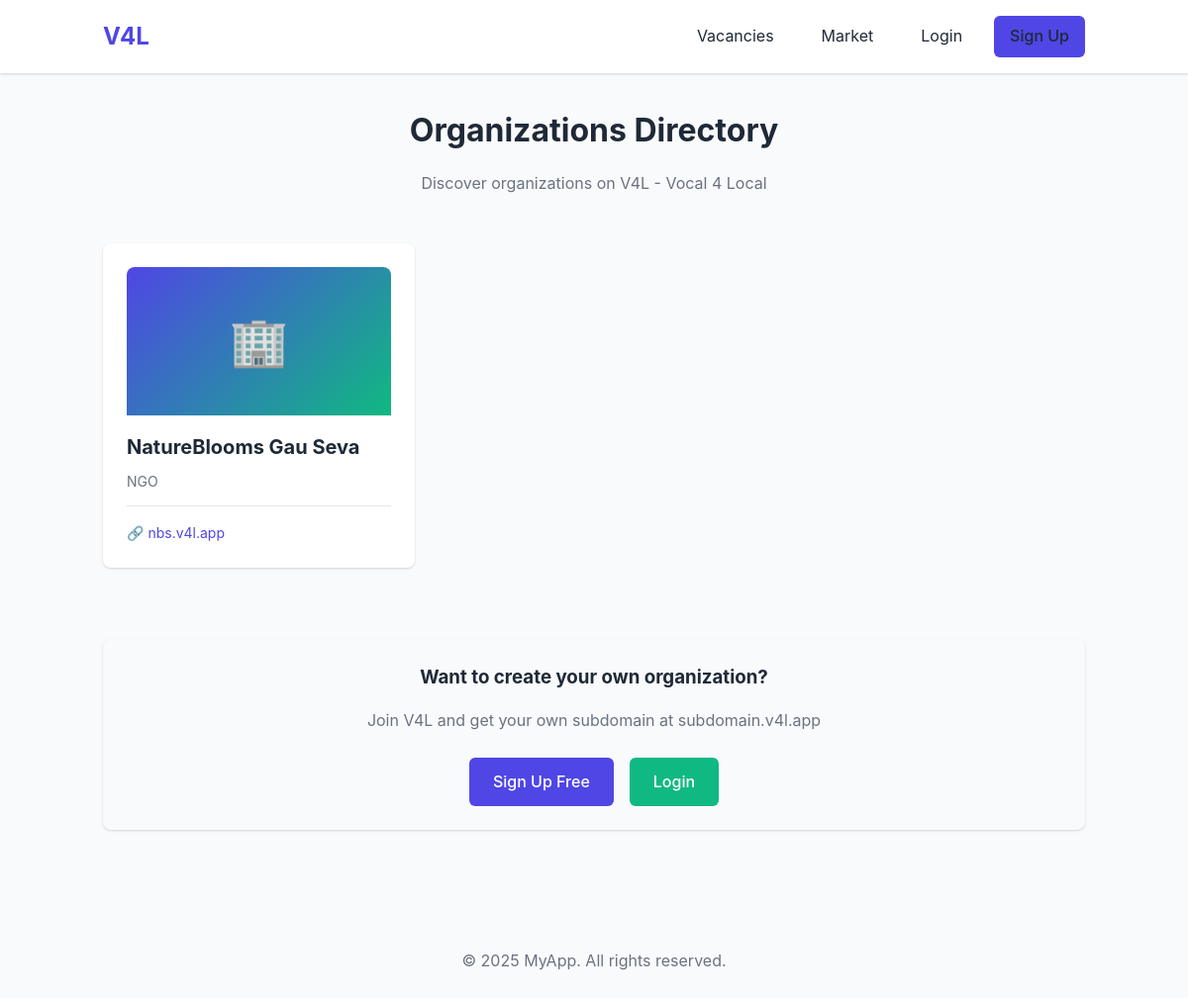
Before: /public/organizations-directory.php with the older database file.
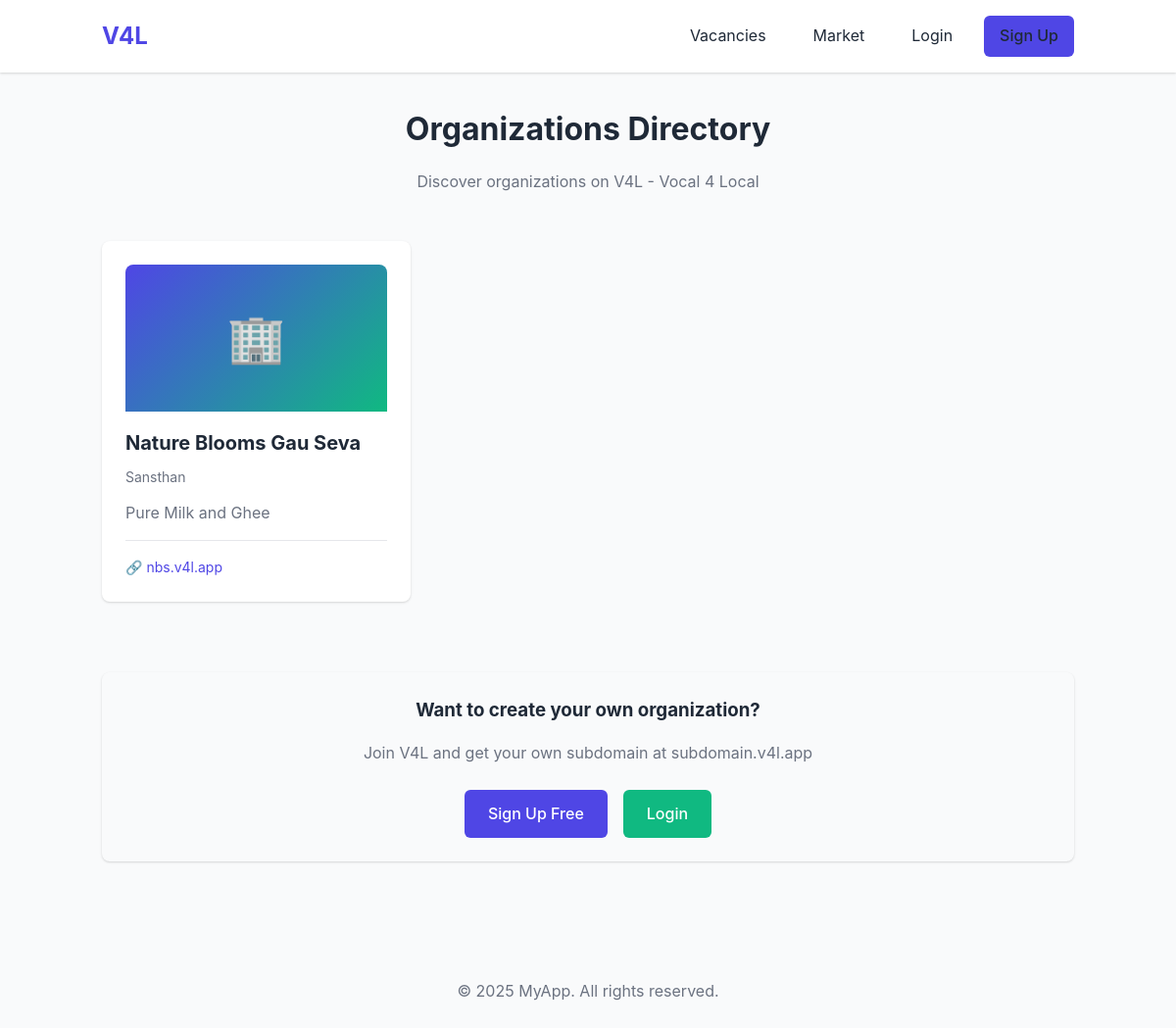
After: the same page with the newer database file.
### tables this page shows
CREATE TABLE "organizations" (
            id TEXT PRIMARY KEY,
            short_name TEXT NOT NULL,
            legal_structure TEXT,
            subdomain TEXT UNIQUE NOT NULL,
            description TEXT,
            email TEXT,
            phone TEXT,
            website TEXT,
            logo_url TEXT,
            is_active INTEGER DEFAULT 1,
            created_by TEXT NOT NULL,
            created_at TEXT DEFAULT CURRENT_TIMESTAMP,
            updated_by TEXT,
            updated_at TEXT,
            deleted_by TEXT,
            deleted_at TEXT,
            FOREIGN KEY (created_by) REFERENCES users(id) ON DELETE CASCADE
        );

### src/includes/autoload.php (called while the page is built, shortened)
<?php
spl_autoload_register(function ($class) {
    $prefix = 'App\\';
    $base_dir = __DIR__ . '/../';
    $len = strlen($prefix);
    $relative_class = substr($class, $len);
    $file = $base_dir . str_replace('\\', '/', $relative_class) . '.php';
});

### src/config/Env.php (called while the page is built, shortened)
<?php
class Env {
    private static $vars = [];
    public static function load($path = null) {
        if ($path === null) {
            $path = __DIR__ . '/../../.env';
        }
        if (!file_exists($path)) {
            return;
        }
    }
    private static function setDefaults() {
        $defaults = [
            'APP_ENV' => 'development',
            'DB_DRIVER' => 'sqlite',
            'SQLITE_DB_PATH' => 'database/app.db',
            'APP_NAME' => 'MyApp',
            'APP_DEBUG' => 'true',
            'BASE_URL' => 'http://localhost:8000',
            'SESSION_LIFETIME' => '86400',
            'SESSION_NAME' => 'myapp_session',
            'PASSWORD_MIN_LENGTH' => '6'
        ];
        foreach ($defaults as $key => $value) {
            self::$vars[$key] = $value;
        }
    }
    public static function get($key, $default = null) {
        if (isset(self::$vars[$key])) {
            return self::$vars[$key];
        }
        return $default;
    }
    public static function getDbDriver() {
        return self::get('DB_DRIVER', 'sqlite');
    }
}

### src/config/Database.php (called while the page is built, shortened)
<?php
class Database {
    private static $instance = null;
    private function __construct() {
        $this->driver = Env::getDbDriver();
    }
    private function initSQLite() {
        $dbPath = __DIR__ . '/../../' . Env::get('SQLITE_DB_PATH', 'database/app.db');
        $dbDir = dirname($dbPath);
        try {
            $this->pdo = new \PDO('sqlite:' . $dbPath);
        } catch (\PDOException $e) {
            throw new \Exception("SQLite Connection Error: " . $e->getMessage());
        }
    }
    public static function getInstance() {
        if (self::$instance === null) {
            self::$instance = new self();
        }
        return self::$instance;
    }
}

### src/classes/Auth.php (called while the page is built, shortened)
<?php
class Auth {
    public function isLoggedIn() {
        return isset($_SESSION['logged_in']) && $_SESSION['logged_in'] === true;
    }
}

### src/classes/OrganizationRepository.php (called while the page is built, shortened)
<?php
class OrganizationRepository {
    private $db;
    private $tableName = 'organizations';
    public function __construct() {
        $this->db = Database::getInstance();
    }
    public function findAllPublic($limit = 100, $offset = 0) {
        if ($this->db->getDriver() === 'sqlite') {
            $pdo = $this->db->getPdo();
            $stmt = $pdo->prepare("SELECT * FROM {$this->tableName}
                                   WHERE deleted_at IS NULL AND is_active = 1
                                   ORDER BY created_at DESC
                                   LIMIT ? OFFSET ?");
            $stmt->execute([$limit, $offset]);
            $data = $stmt->fetchAll();
            $organizations = [];
            foreach ($data as $orgData) {
                $org = new Organization($orgData);
                $organizations[] = $org->getPublicFields();
            }
            return $organizations;
        }
        return [];
    }
}

### src/classes/Organization.php (called while the page is built, shortened)
<?php
class Organization {
    private $id;
    private $short_name;
    private $legal_structure;
    private $subdomain;
    private $description;
    private $website;
    private $logo_url;
    private $is_active;
    public function hydrate($data) {
        if (isset($data['id'])) $this->id = $data['id'];
        if (isset($data['short_name'])) $this->short_name = $data['short_name'];
        if (isset($data['legal_structure'])) $this->legal_structure = $data['legal_structure'];
        if (isset($data['subdomain'])) $this->subdomain = $data['subdomain'];
        if (isset($data['description'])) $this->description = $data['description'];
        if (isset($data['website'])) $this->website = $data['website'];
        if (isset($data['is_active'])) $this->is_active = $data['is_active'];
    }
    public function getPublicFields() {
        return [
            'id' => $this->id,
            'short_name' => $this->short_name,
            'legal_structure' => $this->legal_structure,
            'subdomain' => $this->subdomain,
            'description' => $this->description,
            'website' => $this->website,
            'logo_url' => $this->logo_url,
            'is_active' => $this->is_active
        ];
    }
}

### public/organizations-directory.php (the view, shortened to what this page needs)
<?php
require_once __DIR__ . '/../src/includes/autoload.php';
$auth = new Auth();
$orgRepo = new OrganizationRepository();
$isLoggedIn = $auth->isLoggedIn();
$organizations = $orgRepo->findAllPublic(100, 0);
include __DIR__ . '/../views/header.php';
?>
<div class="py-4">
    <div style="max-width: 1200px; margin: 0 auto;">
        <div style="text-align: center; margin-bottom: 3rem;">
            <h1>Organizations Directory</h1>
            <p class="text-muted" style="margin-top: 1rem;">
                Discover organizations on V4L - Vocal 4 Local
            </p>
        </div>
        <?php if (empty($organizations)): ?>
            <div class="card" style="text-align: center; padding: 4rem 2rem;">
                <div style="font-size: 4rem; margin-bottom: 1rem;">🏢</div>
                <h2 style="margin-bottom: 1rem;">No Organizations Yet</h2>
                <p class="text-muted" style="margin-bottom: 2rem;">
                    Be the first to create an organization on V4L!
                </p>
                <?php if (!$isLoggedIn): ?>
                    <div style="display: flex; gap: 1rem; justify-content: center; flex-wrap: wrap;">
                        <a href="/register.php" class="btn btn-primary">Sign Up Free</a>
                        <a href="/login.php" class="btn btn-secondary">Login</a>
                    </div>
                <?php else: ?>
                    <a href="/organization-form.php" class="btn btn-primary">Create First Organization</a>
                <?php endif; ?>
            </div>
        <?php else: ?>
            <div style="display: grid; grid-template-columns: repeat(auto-fill, minmax(300px, 1fr)); gap: 1.5rem;">
                <?php foreach ($organizations as $org): ?>
                    <div class="card" style="display: flex; flex-direction: column; transition: transform 0.2s, box-shadow 0.2s; cursor: pointer;" onclick="window.location.href='/organization-view.php?id=<?php echo $org['id']; ?>'">
                        <?php if ($org['logo_url']): ?>
                            <div style="width: 100%; height: 150px; overflow: hidden; border-radius: 8px 8px 0 0; margin-bottom: 1rem;">
                                <img src="<?php echo htmlspecialchars($org['logo_url']); ?>" alt="Logo" style="width: 100%; height: 100%; object-fit: cover;">
                            </div>
                        <?php else: ?>
                            <div style="width: 100%; height: 150px; background: linear-gradient(135deg, var(--primary-color) 0%, var(--secondary-color) 100%); border-radius: 8px 8px 0 0; margin-bottom: 1rem; display: flex; align-items: center; justify-content: center; font-size: 3rem;">
                                🏢
                            </div>
                        <?php endif; ?>
                        <div style="flex: 1; display: flex; flex-direction: column;">
                            <h3 style="margin-bottom: 0.5rem; font-size: 1.25rem;">
                                <?php echo htmlspecialchars($org['short_name']); ?>
                            </h3>
                            <?php if ($org['legal_structure']): ?>
                                <p class="text-muted text-small" style="margin-bottom: 0.75rem;">
                                    <?php echo htmlspecialchars($org['legal_structure']); ?>
                                </p>
                            <?php endif; ?>
                            <?php if ($org['description']): ?>
                                <p class="text-muted" style="margin-bottom: 1rem; flex: 1; line-height: 1.5; display: -webkit-box; -webkit-line-clamp: 3; -webkit-box-orient: vertical; overflow: hidden;">
                                    <?php echo htmlspecialchars($org['description']); ?>
                                </p>
                            <?php endif; ?>
                            <div style="padding-top: 1rem; border-top: 1px solid var(--border-color);">
                                <a href="https://<?php echo htmlspecialchars($org['subdomain']); ?>.v4l.app" target="_blank" class="link text-small" onclick="event.stopPropagation();" style="display: flex; align-items: center; gap: 0.5rem;">
                                    🔗 <?php echo htmlspecialchars($org['subdomain']); ?>.v4l.app
                                </a>
                            </div>
                        </div>
                    </div>
                <?php endforeach; ?>
            </div>
            <?php if (!$isLoggedIn): ?>
                <div class="card" style="margin-top: 3rem; text-align: center; background: var(--bg-light);">
                    <h3 style="margin-bottom: 1rem;">Want to create your own organization?</h3>
                    <p class="text-muted" style="margin-bottom: 1.5rem;">
                        Join V4L and get your own subdomain at subdomain.v4l.app
                    </p>
                    <div style="display: flex; gap: 1rem; justify-content: center; flex-wrap: wrap;">
                        <a href="/register.php" class="btn btn-primary">Sign Up Free</a>
                        <a href="/login.php" class="btn btn-secondary">Login</a>
                    </div>
                </div>
            <?php endif; ?>
        <?php endif; ?>
    </div>
</div>
<?php include __DIR__ . '/../views/footer.php'; ?>

### views/header.php (shortened to what this page needs)
<!DOCTYPE html>
<html lang="en">
<head>
    <link rel="stylesheet" href="/css/style.css">
</head>
<body>
    <?php
    $currentOrganization = null;
    ?>
    <header class="header">
        <div class="container">
            <div class="header-content">
                <?php if ($currentOrganization && !empty($currentOrganization['logo_url'])): ?>
                    <a href="/" class="logo">
                        <img src="<?php echo htmlspecialchars($currentOrganization['logo_url']); ?>"
                             alt="<?php echo htmlspecialchars($currentOrganization['name'] ?? 'Organization'); ?>"
                             style="height: 40px; max-width: 150px; object-fit: contain;">
                    </a>
                <?php else: ?>
                    <a href="/" class="logo">V4L</a>
                <?php endif; ?>
                <nav class="nav">
                    <?php if (isset($auth) && $auth->isLoggedIn()): ?>
                        <?php
                        $currentOrg = $auth->getCurrentOrganization();
                        ?>
                        <a href="/dashboard/">My</a>
                        <div class="org-selector">
                            <a href="/organizations/" class="org-link" title="Switch Organization">
                                <?php if ($currentOrg): ?>
                                    <span class="org-name"><?php echo htmlspecialchars($currentOrg->getName()); ?></span>
                                    <?php if ($currentOrg->getSubdomain()): ?>
                                        <span class="org-code">(<?php echo htmlspecialchars($currentOrg->getSubdomain()); ?>)</span>
                                    <?php endif; ?>
                                <?php else: ?>
                                    <span class="org-name">Select Organization</span>
                                <?php endif; ?>
                                <span class="org-arrow">▼</span>
                            </a>
                        </div>
                        <a href="/vacancies.php">Vacancies</a>
                        <a href="/market/">Market</a>
                        <a href="/auth/logout/" class="btn btn-primary">Logout</a>
                    <?php else: ?>
                        <a href="/vacancies.php">Vacancies</a>
                        <a href="/market/">Market</a>
                        <a href="/auth/login/">Login</a>
                        <a href="/auth/register/" class="btn btn-primary">Sign Up</a>
                    <?php endif; ?>
                </nav>
            </div>
        </div>
    </header>
    <main class="container">

### views/footer.php (shortened to what this page needs)
    </main>
    <footer class="py-4 mt-4 text-center text-muted">
        <div class="container">
            <p>&copy; <?php echo date('Y'); ?> MyApp. All rights reserved.</p>
        </div>
    </footer>
</body>
</html>

### public/css/style.css (style rules this page uses)
* { margin: 0; padding: 0; box-sizing: border-box; }
:root { --primary-color: #4F46E5; --primary-dark: #4338CA; --secondary-color: #10B981; --danger-color: #EF4444; --warning-color: #F59E0B; --text-color: #1F2937; --text-light: #6B7280; --bg-color: #F9FAFB; --white: #FFFFFF; --border-color: #E5E7EB; --shadow: 0 1px 3px 0 rgba(0, 0, 0, 0.1), 0 1px 2px 0 rgba(0, 0, 0, 0.06); --shadow-md: 0 4px 6px -1px rgba(0, 0, 0, 0.1), 0 2px 4px -1px rgba(0, 0, 0, 0.06); --shadow-lg: 0 10px 15px -3px rgba(0, 0, 0, 0.1), 0 4px 6px -2px rgba(0, 0, 0, 0.05); }
body { font-family: -apple-system, BlinkMacSystemFont, 'Segoe UI', Roboto, 'Helvetica Neue', Arial, sans-serif; color: var(--text-color); background-color: var(--bg-color); line-height: 1.6; font-size: 16px; }
.container { width: 100%; padding: 0 1rem; margin: 0 auto; }
@media (min-width: 768px) { .container { max-width: 768px; } }
@media (min-width: 1024px) { .container { max-width: 1024px; } }
.header { background-color: var(--white); box-shadow: var(--shadow); padding: 1rem 0; position: sticky; top: 0; z-index: 100; }
.header-content { display: flex; justify-content: space-between; align-items: center; }
.logo { font-size: 1.5rem; font-weight: 700; color: var(--primary-color); text-decoration: none; }
.nav { display: flex; gap: 1rem; align-items: center; }
.nav a { color: var(--text-color); text-decoration: none; padding: 0.5rem 1rem; border-radius: 0.375rem; transition: background-color 0.2s; }
.btn { display: inline-block; padding: 0.75rem 1.5rem; border: none; border-radius: 0.375rem; font-size: 1rem; font-weight: 500; text-align: center; cursor: pointer; transition: all 0.2s; text-decoration: none; }
.btn-primary { background-color: var(--primary-color); color: var(--white); }
.btn-secondary { background-color: var(--secondary-color); color: var(--white); }
.card { background-color: var(--white); border-radius: 0.5rem; box-shadow: var(--shadow); padding: 1.5rem; margin-bottom: 1.5rem; }
.text-center { text-align: center; }
.mt-4 { margin-top: 2rem; }
.py-4 { padding-top: 2rem; padding-bottom: 2rem; }
.text-small { font-size: 0.875rem; }
.text-muted { color: var(--text-light); }
.link { color: var(--primary-color); text-decoration: none; }

Changed rows visible on the page:
removed organizations: short_name "NatureBlooms Gau Seva", legal_structure "NGO", subdomain "nbs"
added organizations: short_name "Nature Blooms Gau Seva", legal_structure "Sansthan", description "Pure Milk and Ghee", subdomain "nbs"
